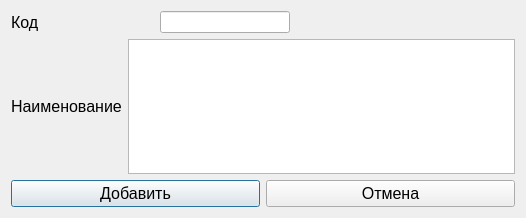
<?xml version="1.0" encoding="UTF-8"?>
<ui version="4.0">
 <class>Dialog</class>
 <widget class="QDialog" name="Dialog">
  <property name="geometry">
   <rect>
    <x>0</x>
    <y>0</y>
    <width>526</width>
    <height>218</height>
   </rect>
  </property>
  <property name="windowTitle">
   <string>Добавить направление подготовки</string>
  </property>
  <layout class="QVBoxLayout" name="verticalLayout">
   <item>
    <layout class="QHBoxLayout" name="horizontalLayout">
     <item>
      <widget class="QLabel" name="codeLabel">
       <property name="maximumSize">
        <size>
         <width>220</width>
         <height>16777215</height>
        </size>
       </property>
       <property name="font">
        <font>
         <pointsize>12</pointsize>
        </font>
       </property>
       <property name="text">
        <string>Код</string>
       </property>
      </widget>
     </item>
     <item>
      <widget class="QLineEdit" name="codeLineEdit">
       <property name="maximumSize">
        <size>
         <width>130</width>
         <height>16777215</height>
        </size>
       </property>
      </widget>
     </item>
     <item>
      <spacer name="horizontalSpacer">
       <property name="orientation">
        <enum>Qt::Horizontal</enum>
       </property>
       <property name="sizeType">
        <enum>QSizePolicy::Fixed</enum>
       </property>
       <property name="sizeHint" stdset="0">
        <size>
         <width>225</width>
         <height>20</height>
        </size>
       </property>
      </spacer>
     </item>
    </layout>
   </item>
   <item>
    <layout class="QHBoxLayout" name="horizontalLayout_2">
     <item>
      <widget class="QLabel" name="nameLabel">
       <property name="font">
        <font>
         <pointsize>12</pointsize>
        </font>
       </property>
       <property name="text">
        <string>Наименование</string>
       </property>
      </widget>
     </item>
     <item>
      <widget class="QTextEdit" name="nameTextEdit"/>
     </item>
    </layout>
   </item>
   <item>
    <layout class="QHBoxLayout" name="horizontalLayout_3">
     <item>
      <widget class="QPushButton" name="addNapPod">
       <property name="font">
        <font>
         <pointsize>12</pointsize>
        </font>
       </property>
       <property name="text">
        <string>Добавить</string>
       </property>
      </widget>
     </item>
     <item>
      <widget class="QPushButton" name="cancelButton">
       <property name="font">
        <font>
         <pointsize>12</pointsize>
        </font>
       </property>
       <property name="text">
        <string>Отмена</string>
       </property>
      </widget>
     </item>
    </layout>
   </item>
  </layout>
 </widget>
 <resources/>
 <connections/>
</ui>
